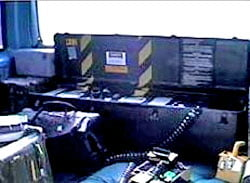
#> input picture 01_archive/originaux/MT7010__JT1.jpg, 250 x 183 px; its folder holds 2 pictures in this run
$ python ameliorer_images.py ../originaux ../originaux/MT7012__JT3.jpg
#> lines starting #> are read from the running program, lines starting #| are printed output that depends on the picture
"""Amélioration de lisibilité des documents C204 (copies de travail — les originaux ne sont jamais modifiés).
Usage : .venv/bin/python -I 01_archive/scripts/ameliorer_images.py <dossier_originaux> <dossier_sortie>
Traitements : agrandissement Lanczos x4, débruitage léger, CLAHE (contraste local), masque flou.
ATTENTION : l'agrandissement n'ajoute AUCUNE information ; il facilite seulement la lecture."""
import sys, os, cv2, numpy as np
src, dst = sys.argv[1], sys.argv[2]
os.makedirs(dst, exist_ok=True)
for f in sorted(os.listdir(src)):
    p = os.path.join(src, f)
    img = cv2.imdecode(np.fromfile(p, dtype=np.uint8), cv2.IMREAD_COLOR)
#> img is the input picture: shape (183, 250, 3); mean B, G, R 125.6, 100.2, 91.6
    if img is None: continue
    h, w = img.shape[:2]
#> h = 183; w = 250
    k = 4 if max(h, w) < 700 else 2
#> k = 4
    up = cv2.resize(img, (w*k, h*k), interpolation=cv2.INTER_LANCZOS4)
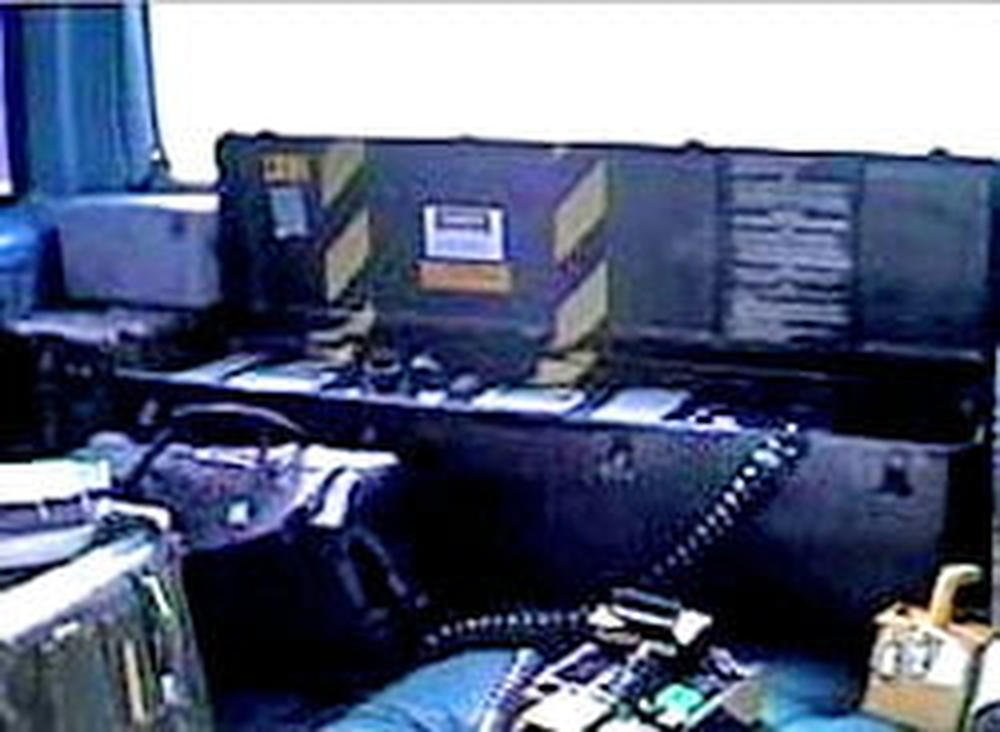
#> up: shape (732, 1000, 3); mean B, G, R 125.6, 100.2, 91.7
    up = cv2.fastNlMeansDenoisingColored(up, None, 4, 4, 7, 21)
    lab = cv2.cvtColor(up, cv2.COLOR_BGR2LAB)
#> lab: shape (732, 1000, 3); mean of channels 0, 1, 2 103.7, 132.5, 112.9
    l, a, b = cv2.split(lab)
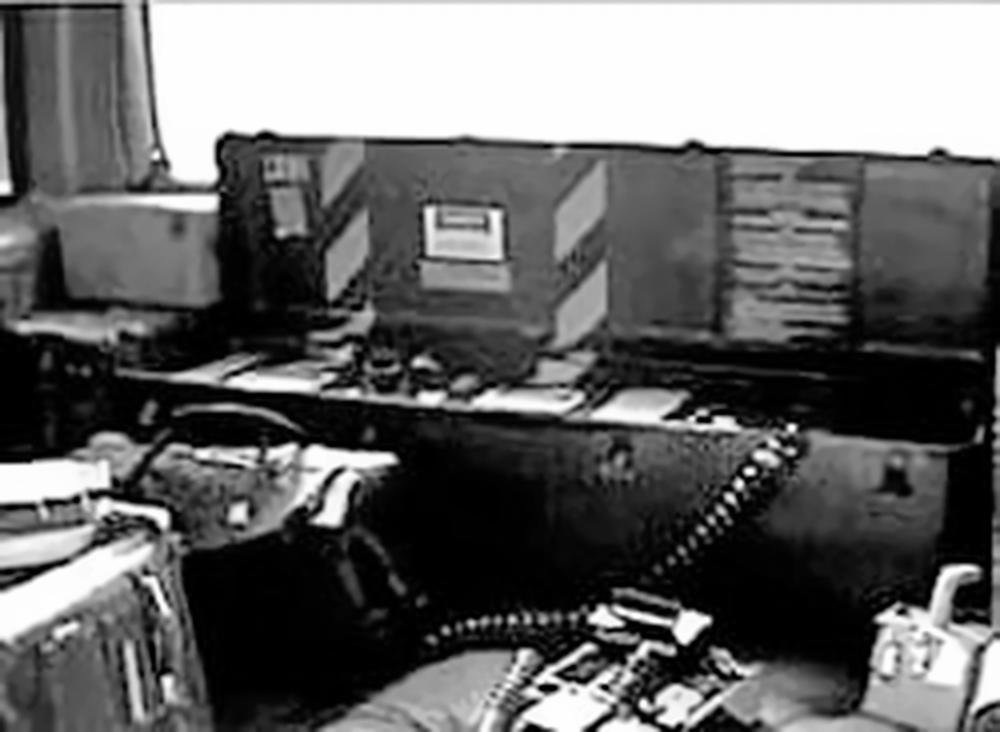
#> l: shape (732, 1000); min 0, max 254, mean 103.7
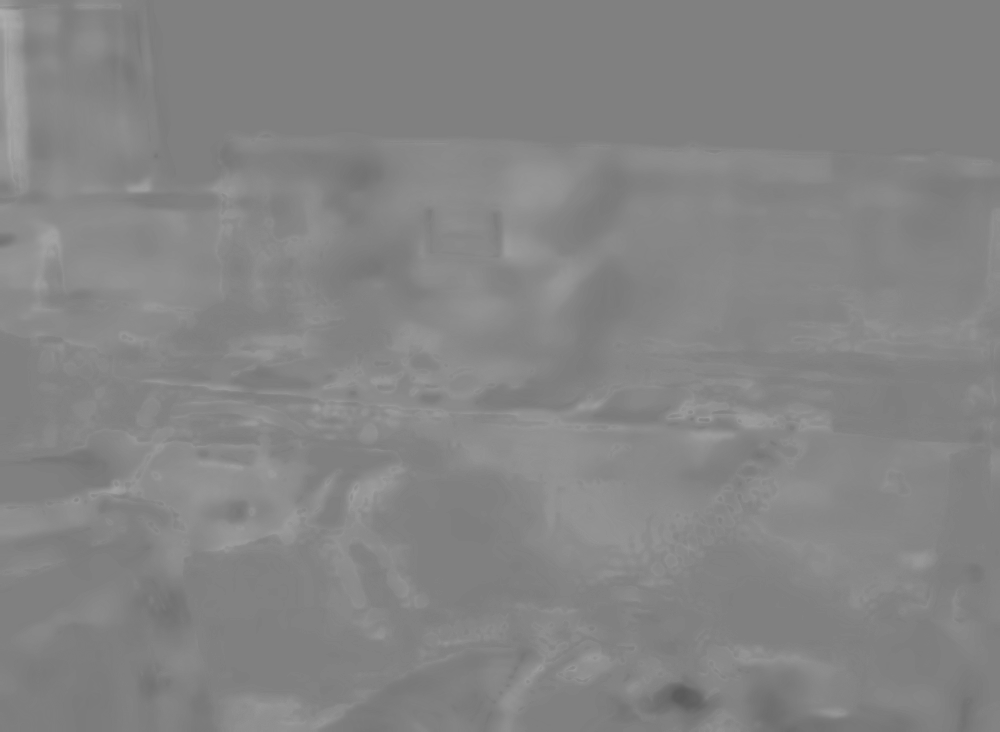
#> a: shape (732, 1000); min 89, max 173, mean 132.5
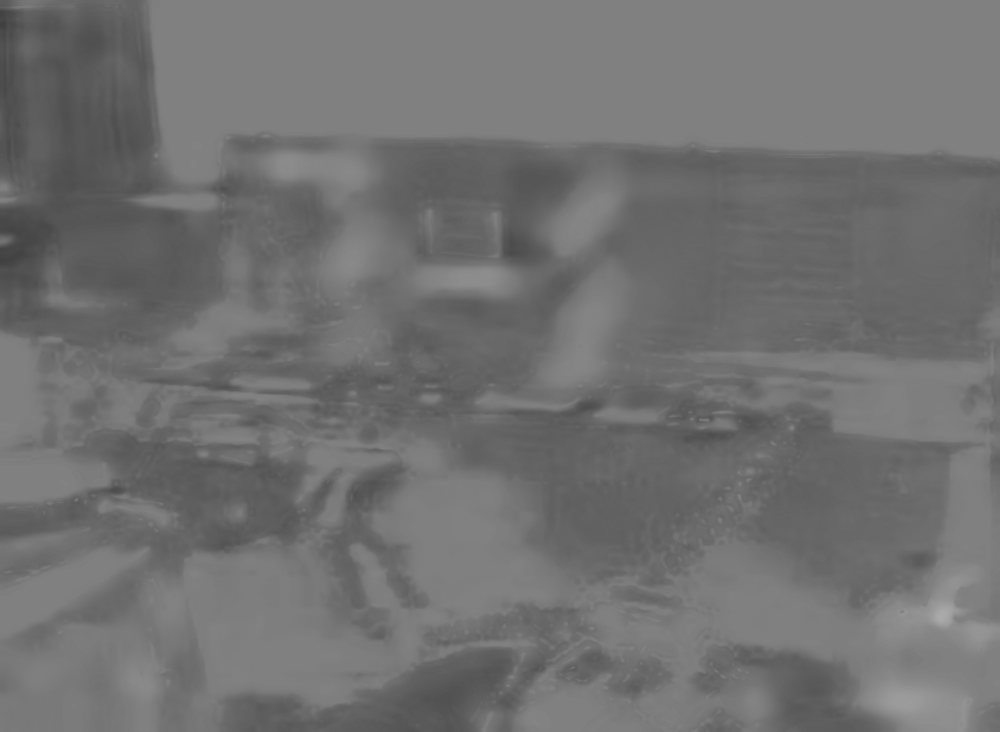
#> b: shape (732, 1000); min 63, max 171, mean 112.9
    l = cv2.createCLAHE(clipLimit=2.0, tileGridSize=(8, 8)).apply(l)
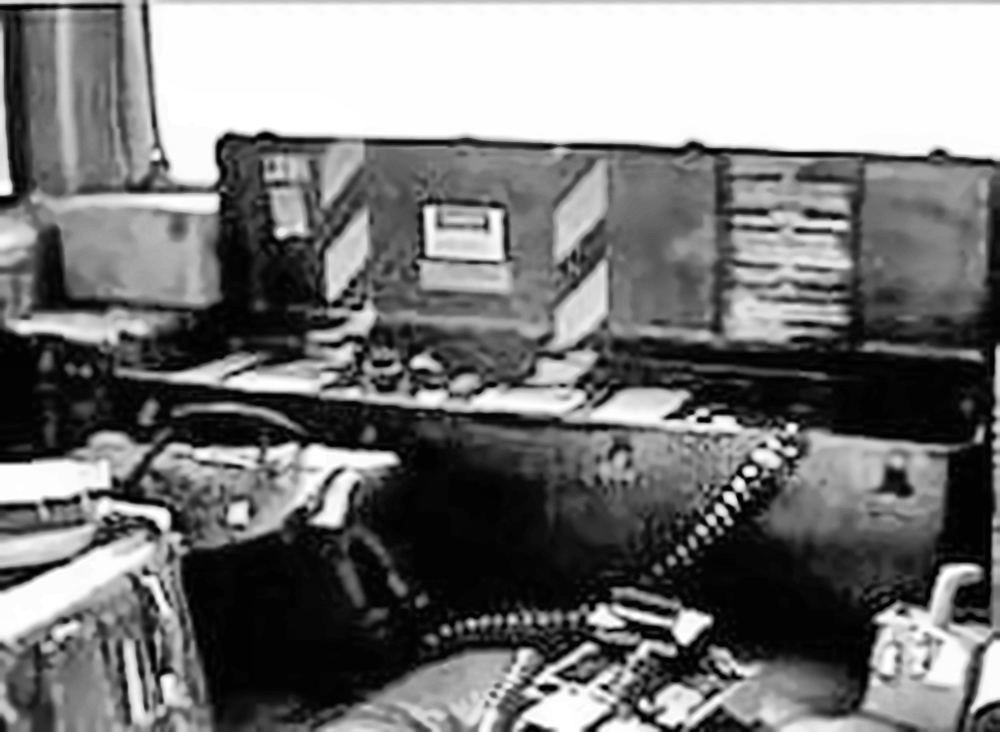
#> l: shape (732, 1000); min 0, max 255, mean 119.9
    enh = cv2.cvtColor(cv2.merge([l, a, b]), cv2.COLOR_LAB2BGR)
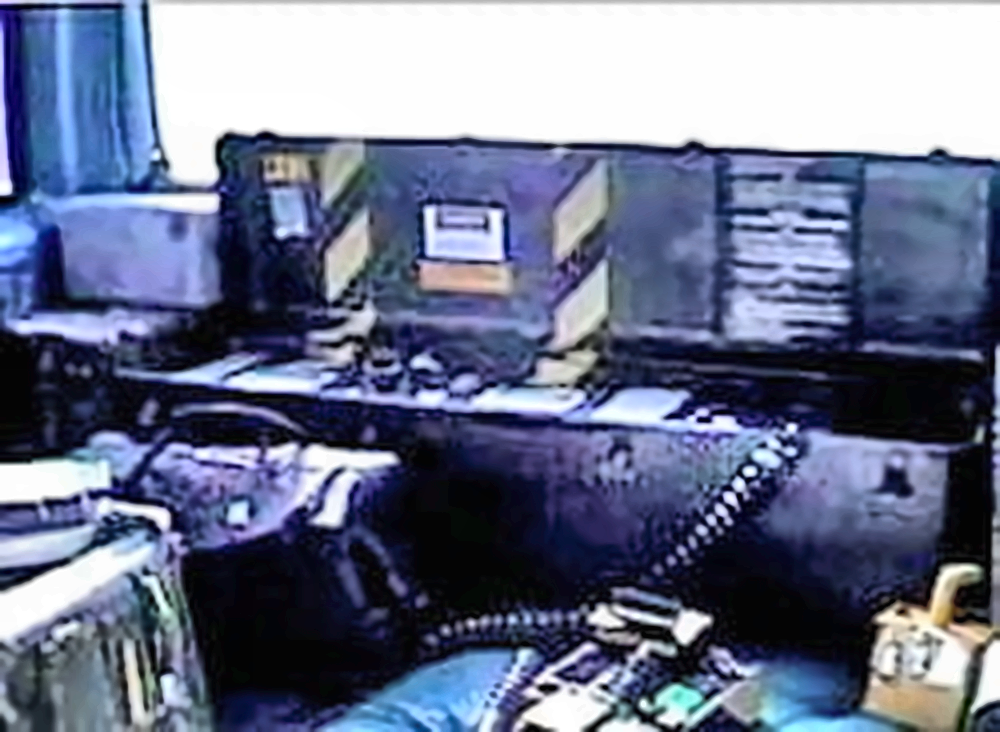
#> enh: shape (732, 1000, 3); mean B, G, R 141.2, 115.7, 108.1
    blur = cv2.GaussianBlur(enh, (0, 0), 2.0)
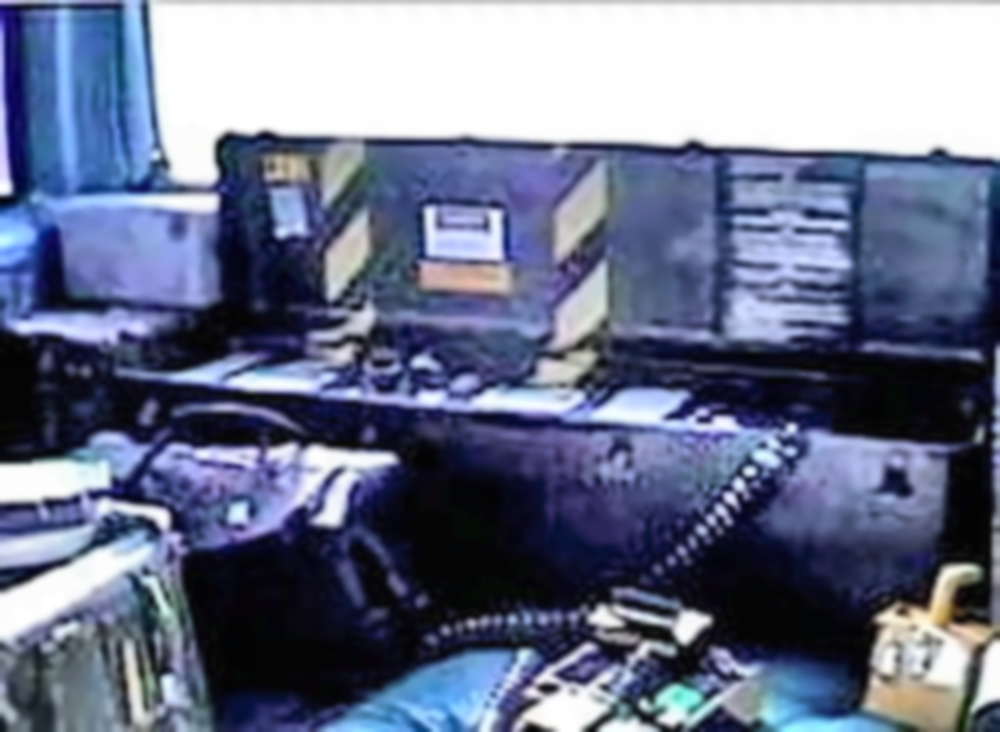
#> blur: shape (732, 1000, 3); mean B, G, R 141.2, 115.8, 108.1
    enh = cv2.addWeighted(enh, 1.6, blur, -0.6, 0)
    out = os.path.join(dst, os.path.splitext(f)[0] + f"__x{k}_ameliore.png")
    cv2.imencode(".png", enh)[1].tofile(out)
    print(f"{f}: {w}x{h} -> {w*k}x{h*k}")
#| MT7010__JT1.jpg: 250x183 -> 1000x732
#> pass 2 of the loop `for f in sorted(os.listdir(src)):`:
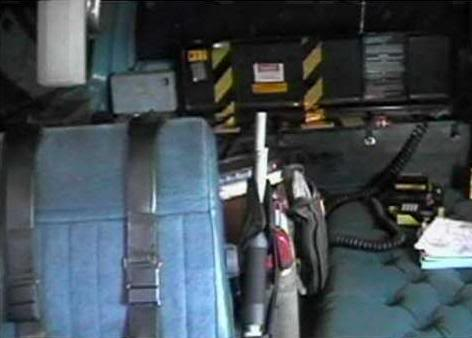
#> input picture 01_archive/originaux/MT7012__JT3.jpg, 472 x 338 px
#> img is the input picture: shape (338, 472, 3); mean B, G, R 84.7, 78, 67.9
#> lab: shape (1352, 1888, 3); mean of channels 0, 1, 2 80.1, 126.2, 123.3
#> a: shape (1352, 1888)
#> `l, a, b = cv2.split(lab)`:
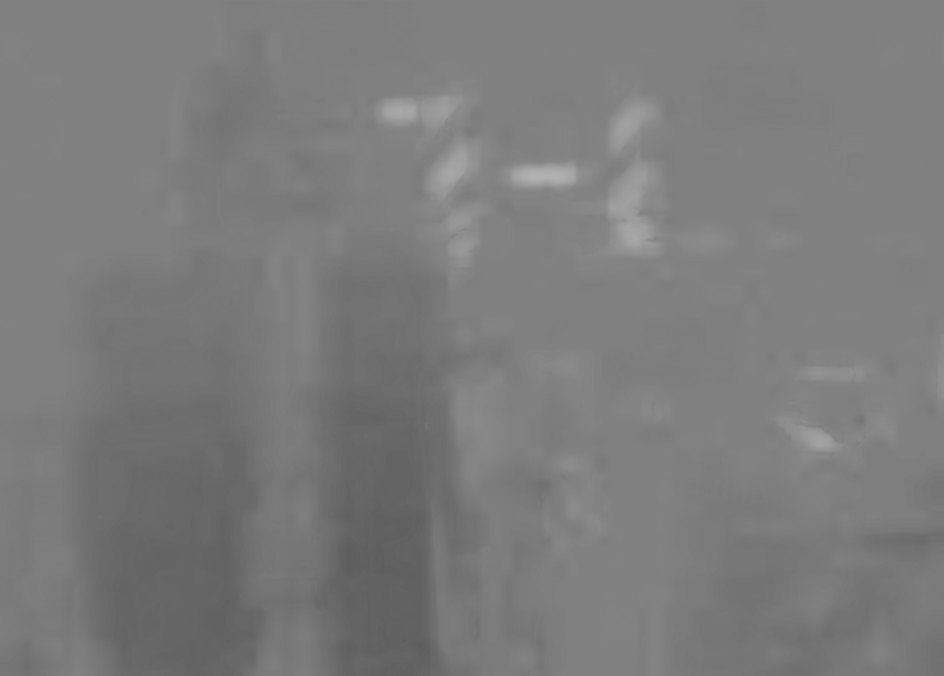
#> b: shape (1352, 1888) (shown at 1/2 size); min 93, max 177, mean 123.3
#> `enh = cv2.cvtColor(cv2.merge([l, a, b]), cv2.COLOR_LAB2BGR)`:
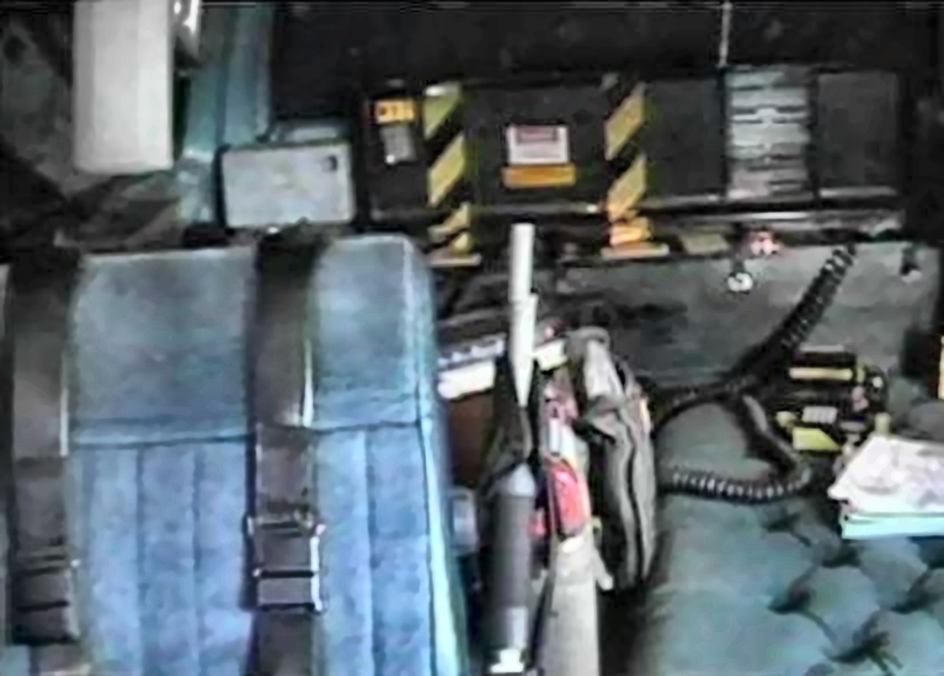
#> enh: shape (1352, 1888, 3) (shown at 1/2 size); mean B, G, R 106.6, 100, 89.6
#> blur: shape (1352, 1888, 3)
#| MT7012__JT3.jpg: 472x338 -> 1888x1352
